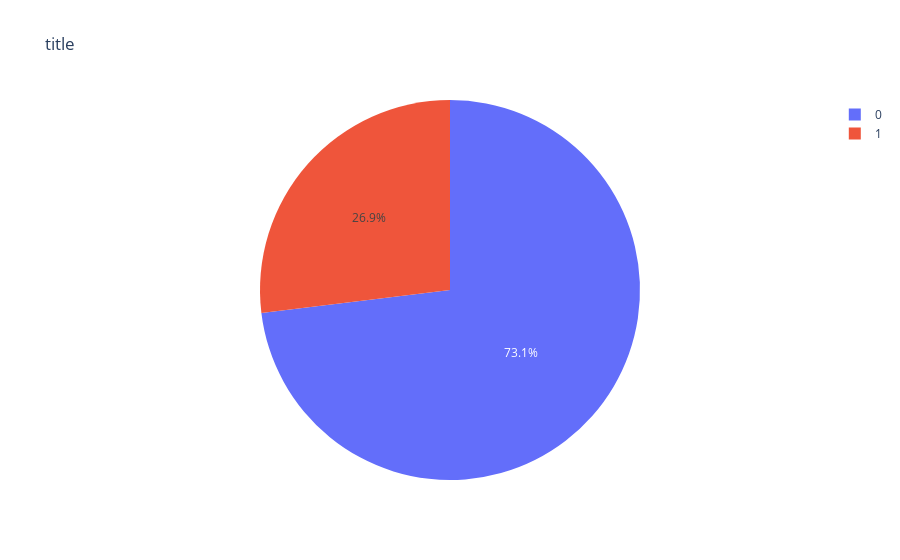

Notebook source saved alongside this figure:
### Code cell
px.pie(spacex_df[spacex_df['Launch Site'] == 'CCAFS LC-40'], names='class', 
title='title')

### Figure 1 — Plotly figure (JSON) as saved in the notebook; plotly's stock layout.template omitted (floating-point values rounded to 4 significant figures)
{"data": [{"domain": {"x": [0, 1], "y": [0, 1]}, "hovertemplate": "class=%{label}<extra></extra>", "labels": [0, 0, 0, 0, 0, 0, 0, 0, 0, 0, 0, 0, 0, 0, 0, 0, 0, 1, 1, 0, 1, 1, 1, 0, 1, 1], "legendgroup": "", "name": "", "showlegend": true, "type": "pie"}], "layout": {"legend": {"tracegroupgap": 0}, "title": {"text": "title"}}}
